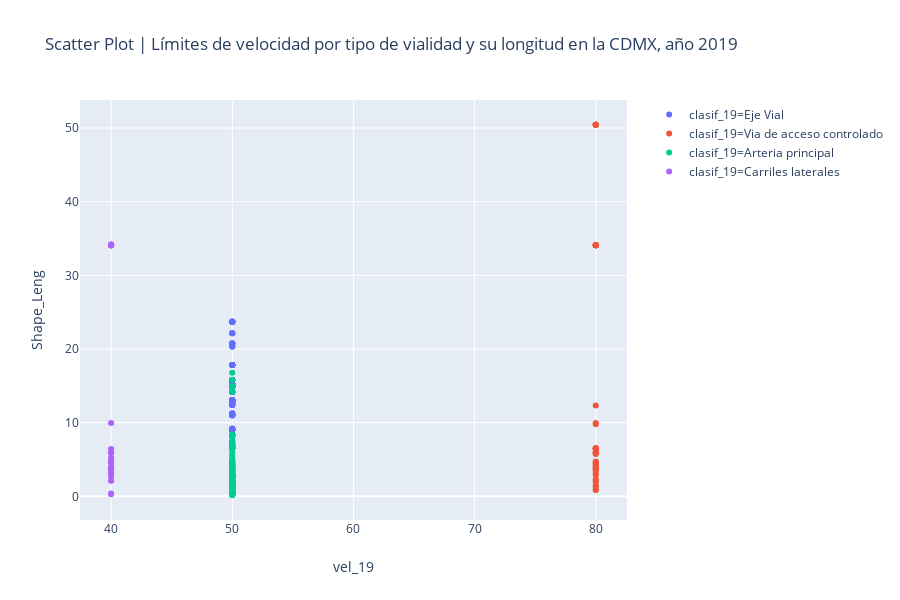

Source (notebook cell):
### Markdown cell above
Gráfico scatter plots para comparar los límites de velocidad por tipo de vialidad y su longitud.

Resulta más fácil visulizar las relaciones entre cierto límite de velocidad y la longitud a la que se puede conducir en tal camino. Es una gráfica que puede servir para encontrar coincidencias con los accidentes viales.

### Code cell
fig = px.scatter(limite_velocidad, x="vel_19", y="Shape_Leng", color="clasif_19", title='Scatter Plot | Límites de velocidad por tipo de vialidad y su longitud en la CDMX, año 2019')
fig.show()

### Figure 1 — Plotly figure (JSON) as saved in the notebook; plotly's stock layout.template omitted (floating-point values rounded to 4 significant figures; data arrays with more than 128 entries replaced by an {"elided": "..."} marker saying what was removed)
{"data": [{"hoverlabel": {"namelength": 0}, "hovertemplate": "clasif_19=Eje Vial<br>vel_19=%{x}<br>Shape_Leng=%{y}", "legendgroup": "clasif_19=Eje Vial", "marker": {"color": "#636efa", "symbol": "circle"}, "mode": "markers", "name": "clasif_19=Eje Vial", "showlegend": true, "type": "scatter", "x": {"elided": "212 int values"}, "xaxis": "x", "y": {"elided": "212 float values"}, "yaxis": "y"}, {"hoverlabel": {"namelength": 0}, "hovertemplate": "clasif_19=Via de acceso controlado<br>vel_19=%{x}<br>Shape_Leng=%{y}", "legendgroup": "clasif_19=Via de acceso controlado", "marker": {"color": "#EF553B", "symbol": "circle"}, "mode": "markers", "name": "clasif_19=Via de acceso controlado", "showlegend": true, "type": "scatter", "x": [80, 80, 80, 80, 80, 80, 80, 80, 80, 80, 80, 80, 80, 80, 80, 80, 80, 80, 80, 80, 80, 80, 80, 80, 80, 80, 80, 80, 80, 80, 80, 80, 80, 80, 80, 80, 80, 80, 80, 80, 80, 80, 80, 80, 80, 80, 80, 80, 80, 80, 80, 80, 80], "xaxis": "x", "y": [6.435, 3.853, 4.606, 1.371, 4.707, 6.56, 6.476, 50.44, 4.707, 6.476, 6.476, 4.398, 5.986, 5.895, 5.997, 3.624, 3.966, 1.403, 50.44, 50.44, 50.44, 6.501, 9.787, 50.44, 34.09, 50.44, 0.9056, 2.866, 2.151, 5.759, 3.128, 34.09, 34.09, 34.09, 5.895, 34.09, 34.09, 5.895, 6.476, 50.44, 2.272, 12.32, 1.901, 9.946, 4.041, 3.532, 34.09, 34.09, 34.09, 3.761, 4.398, 0.8643, 4.398], "yaxis": "y"}, {"hoverlabel": {"namelength": 0}, "hovertemplate": "clasif_19=Arteria principal<br>vel_19=%{x}<br>Shape_Leng=%{y}", "legendgroup": "clasif_19=Arteria principal", "marker": {"color": "#00cc96", "symbol": "circle"}, "mode": "markers", "name": "clasif_19=Arteria principal", "showlegend": true, "type": "scatter", "x": {"elided": "175 int values"}, "xaxis": "x", "y": {"elided": "175 float values"}, "yaxis": "y"}, {"hoverlabel": {"namelength": 0}, "hovertemplate": "clasif_19=Carriles laterales<br>vel_19=%{x}<br>Shape_Leng=%{y}", "legendgroup": "clasif_19=Carriles laterales", "marker": {"color": "#ab63fa", "symbol": "circle"}, "mode": "markers", "name": "clasif_19=Carriles laterales", "showlegend": true, "type": "scatter", "x": [40, 40, 40, 40, 40, 40, 40, 40, 40, 40, 40, 40, 40, 40, 40, 40, 40, 40, 40, 40, 40, 40, 40, 40, 40, 40, 40, 40, 40, 40, 40, 40, 40], "xaxis": "x", "y": [0.281, 3.624, 2.151, 4.703, 5.206, 0.3762, 34.09, 34.17, 34.09, 34.09, 34.09, 34.09, 3.182, 3.862, 4.703, 9.946, 6.048, 34.09, 34.09, 2.76, 2.125, 3.862, 34.17, 6.435, 4.041, 4.891, 4.606, 3.246, 34.17, 5.858, 3.862, 34.09, 34.09], "yaxis": "y"}], "layout": {"height": 600, "legend": {"tracegroupgap": 0}, "title": {"text": "Scatter Plot | Límites de velocidad por tipo de vialidad y su longitud en la CDMX, año 2019"}, "xaxis": {"anchor": "y", "domain": [0, 0.98], "title": {"text": "vel_19"}}, "yaxis": {"anchor": "x", "domain": [0, 1], "title": {"text": "Shape_Leng"}}}}
